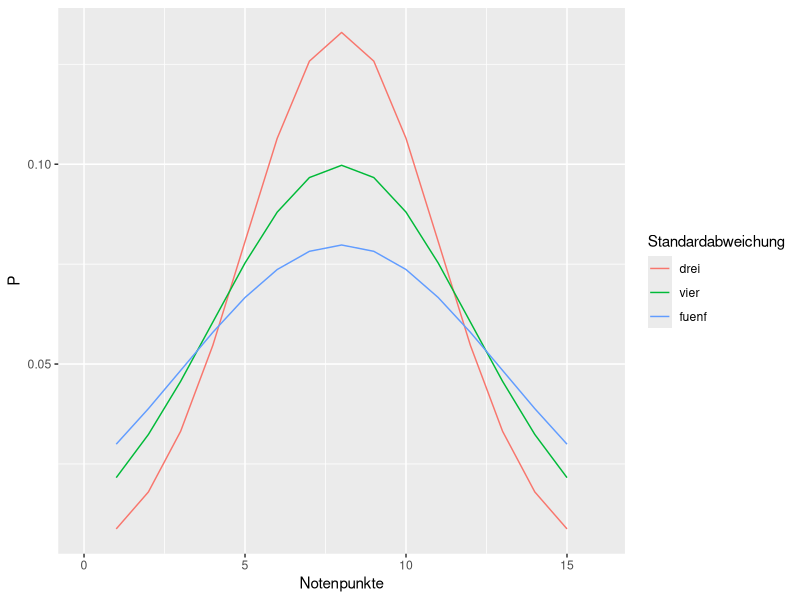
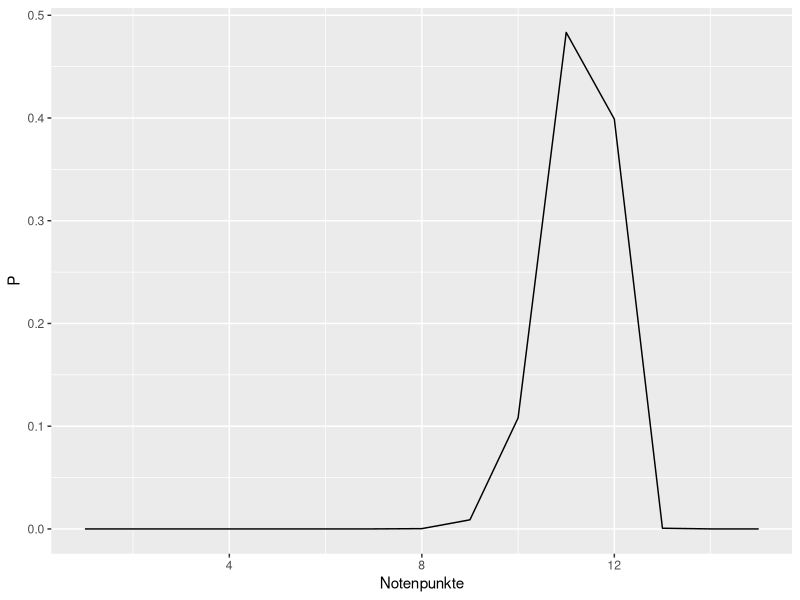
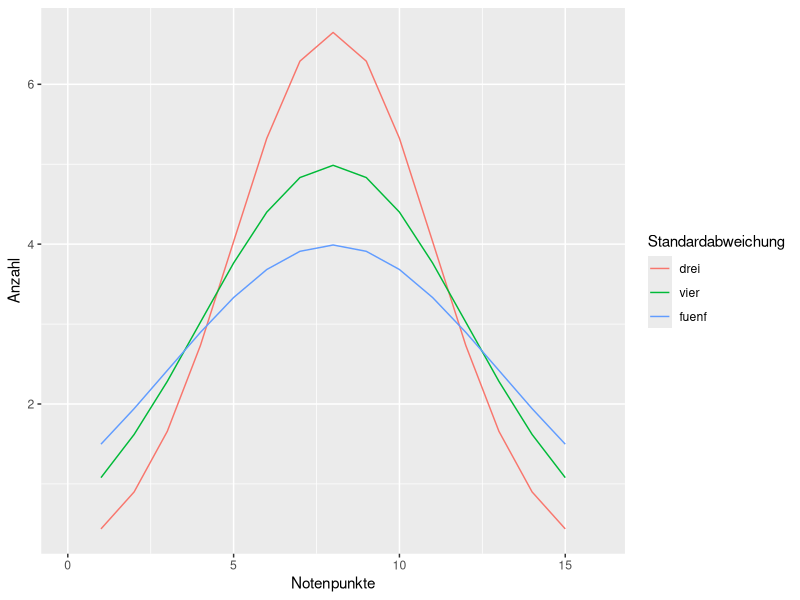

The R script that drew these images, in order: (Note: this script raises an error after producing the figures.)
## ---- chunk 1
noten <- 1:15
mu <- 8
drei <- dnorm(noten,mean=mu,sd=3)
vier <- dnorm(noten,mean=mu,sd=4)
fuenf <- dnorm(noten,mean=mu,sd=5)

noten.dist <- data.frame(Notenpunkte=noten,drei,vier,fuenf)
noten.dist
## ---- chunk 2
library(reshape2)
# value.name is the name of the new column with the values that were previously spread out over several columns
# variable.name is the name of the new column with the old column names 
melt(noten.dist,id.vars="Notenpunkte",value.name="P",variable.name="Standardabweichung")
## ---- chunk 3
noten.dist <- melt(noten.dist,id.vars="Notenpunkte",value.name="P",variable.name="Standardabweichung")
## ---- chunk 4
library(ggplot2)
# we use geom_line() because dnorm() already gave us the densities! 
# we onle use geom_density() when ggplot should calculate the density for u
ggplot(data=noten.dist,aes(x=Notenpunkte,y=P,color=Standardabweichung)) + geom_line() + scale_x_continuous(limits=c(0,16))
## ---- chunk 5
pnorm(13,mean=mu,sd=3,lower.tail=FALSE)
## ---- chunk 6
pnorm(5,mean=mu,sd=3)
## ---- chunk 7
for(s in c(3,4,5) )
durchfall <- pnorm(5,mean=mu,sd=s)
output <- paste("Bei einer Standabweichung von",s, "fallen",durchfall*100,"% durch.")
print(output)
## ---- chunk 8
for(s in c(3,4,5) )
gelingen <- pnorm(1,mean=mu,sd=s)
output <- paste("Bei einer Standabweichung von",s, "bestehen",gelingen*100,"% ausgezeichnet.")
print(output)

## ---- chunk 9
library(sn)
qplot(x=1:15,y=dsn(1:15, xi=c(12), omega=1, alpha=-3, log=FALSE),geom="line",xlab="Notenpunkte",ylab="P")
## ---- chunk 10
n <- 50
noten.dist$Anzahl <- noten.dist$P * n
noten.dist
## ---- chunk 11
ggplot(data=noten.dist,aes(x=Notenpunkte,y=Anzahl,color=Standardabweichung)) + geom_line() + scale_x_continuous(limits=c(0,16))
## ---- chunk 12
z7<-sqrt(7)*((10-8)/3)
print(z7)
## ---- chunk 13
z50<-sqrt(50)*((10-8)/3)
print(z50)


## ---- chunk 14
z20<-sqrt(20)*((8-7)/3)
print(z20)


## ---- chunk 15
z25<-sqrt(25)*((8-7)/3)
print(z25)


## ---- chunk 16
bibliography()
